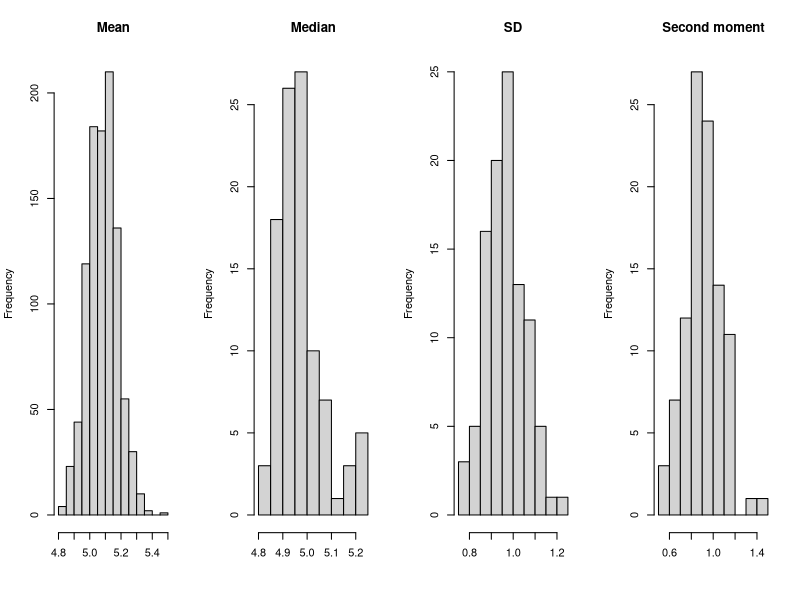

Write the R code that produced this figure.
## ---- chunk 1
library(knitr)
knitr::opts_chunk$set(echo = TRUE)
## ---- chunk 2
bootstrap <- function(object, ...) UseMethod("bootstrap")
## ---- chunk 3
bootstrap.numeric <- function(object, nboot, stat, ...){ 
        if (!is( object, "numeric"))
                stop( "bootstrap.numeric must be 'numeric'" ) 
        if (nboot < 1 | is.infinite(nboot))
                stop( "'nboot' should be a positive integer" ) 
        if (!is( stat, "function"))
                stop( "bootstrap.numeric requires 'stat' of class 'function'" )
        n <- length(object)
        purrr::map_dbl(seq(nboot), function(x) stat(sample(object, size=n, replace=TRUE), ...)) 
}
## ---- chunk 4
# Define function moment
moment <- function(x, k) {
        (1/length(x))*sum((x-mean(x))^k)
}

x <- rnorm(100,5,1)
par(mfrow=c(1,4))
hist(bootstrap(x, 1000, mean), main="Mean", xlab="")
hist(bootstrap(x, 100, median), main="Median", xlab="")
hist(bootstrap(x, 100, sd), main="SD", xlab="")
hist(bootstrap(x, 100, moment, k = 2), main="Second moment", xlab="")
## ---- chunk 5
stratified <- function(y, strata) {
        if (!is.numeric(y)) stop("'y' must be numeric")
        if (!is.factor(strata)) stop("'strata' must be a factor")
        if (length(y) != length(strata)) stop("'y' and 'strata' must have equal length")
        structure(list(y=y, strata=strata), class = "stratified")
}
## ---- chunk 6
bootstrap.stratified <- function(object, nboot, stat, ...){ 
        if ( !is( object, "stratified") )
                stop( "bootstrap.stratified requires an object of class 'stratified'" ) 
        if ( nboot < 1 | is.infinite(nboot) )
                stop( "'nboot' should be a positive integer" ) 
        if ( !is( stat, "function") )
                stop( "bootstrap.numeric requires 'stat' of class 'function'" )
        
        stat_with_args = function(x) stat(x, ...)
        tapply(object$y, object$strata, bootstrap.numeric, nboot, stat_with_args)
}
## ---- chunk 7
my_str_samp <- stratified(y = c(rgamma(50,3), rnorm(100, 30)),
                          strata = factor(c(rep("a",50),rep("b",100))))
bootstrap(my_str_samp, 10, mean)
bootstrap(my_str_samp, 10, median)
bootstrap(my_str_samp, 10, sd)
bootstrap(my_str_samp, 10, moment, 2)
